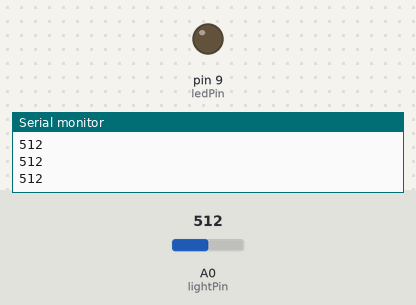
Bench run of a sketch on a simulated Arduino Uno, built with avr-gcc and run on an emulated ATmega328P. Parts: output pins drawn as LEDs (lit = HIGH), the last lines printed to the serial monitor. The test bench sets the inputs (shaded band); at power-on: A0 (lightPin) = 512.

Above: at 1.2 s.
1.3 s: A0 (lightPin) set to 268
2.8 s: A0 (lightPin) set to 241
At 4.1 s:
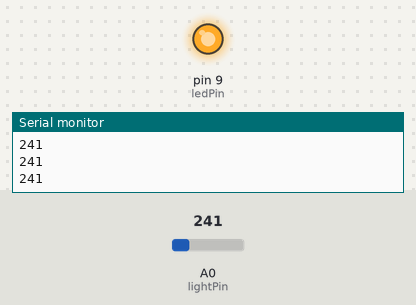
Timing chart, 0 to 5.8 s (numbered marks = the images above; inputs shaded):
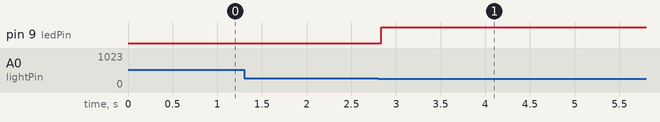

Measured:
- the behaviour switches between 250 and 249 on A0 (lightPin) (found by bisection; images 0 and 1)
- after the input at 2.8 s, pin 9 (ledPin): LOW → HIGH at once

The sketch:

task2.ino
```cpp
int lightPin = A0;
int ledPin = 9;
int light = 0;
int ledValue = analogRead(0);
int t = 0;

void setup() {
  Serial.begin(9600);
  pinMode(lightPin, INPUT);
}

void loop() {
  light = analogRead(lightPin);
  Serial.println(light, DEC);

  if ((light) >= 250) {
    ledValue = 0;
    analogWrite(ledPin, ledValue);
    delay(t);
  }
  else if ((light) < 250 and (light) > 30) {
    ledValue = map(ledValue, 10, 150, 30, 250);
    analogWrite(ledPin, ledValue);
    delay(t);
  }
  else if ((light) < 30) {
    ledValue = 255;
    analogWrite(ledPin, ledValue);
    delay(t);
  }

}
```
